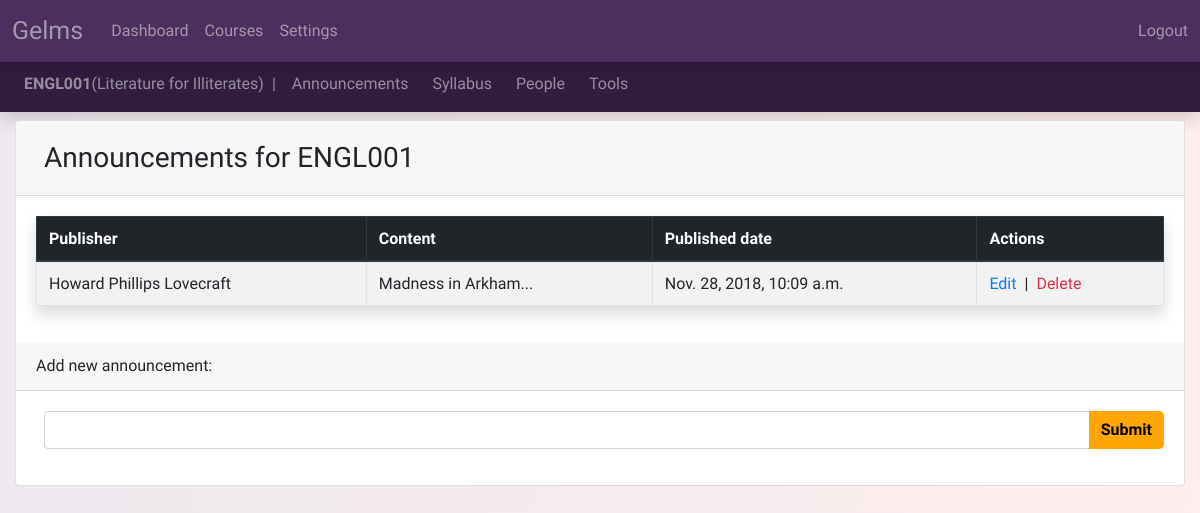
Page /ENGL001/announcements (signed in) on the earlier database version.
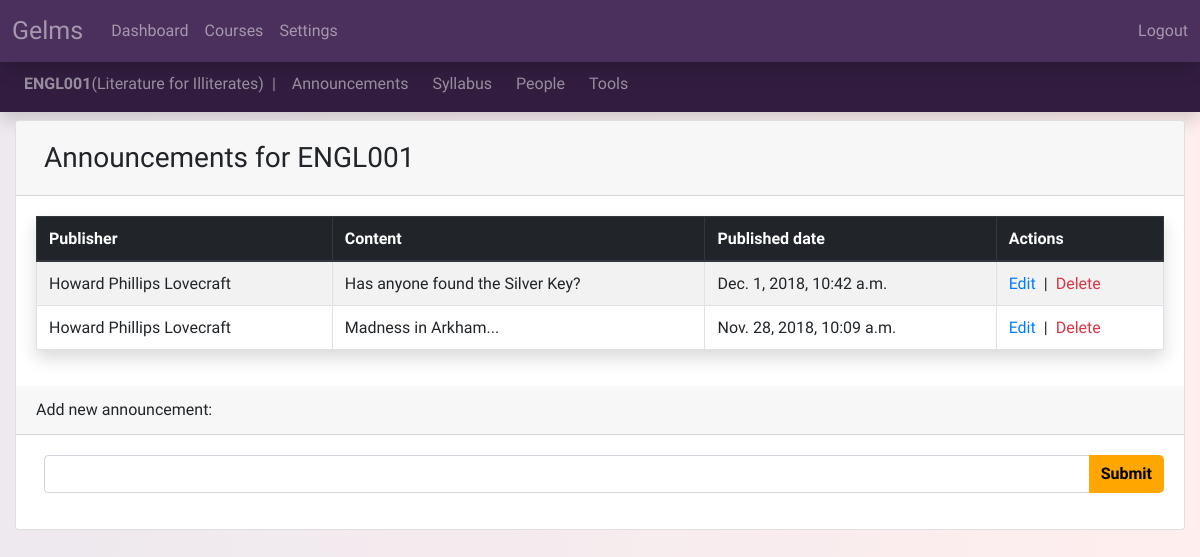
Same page on the later database version.
### announcements/models.py (models this page shows, shortened)
class Announcement(models.Model):
    content = models.CharField(max_length=1000)
    course = models.ForeignKey(Course, related_name='course_announcements', blank=True, on_delete=models.CASCADE)
    publish_date = models.DateTimeField(blank=True,null=True)
    publisher = models.CharField(max_length=100, blank=True)

### announcements/views.py (the view)
# urls.py: path('<course_name>/announcements',AnnouncementView.course_announcements, name = 'announcements'),
    @csrf_exempt
    def course_announcements(request, course_name):
        if request.method == "POST":
            course_ob = get_object_or_404(Course, name=course_name)
            try:
                form = AnnouncementForm(request.POST)
                if form.is_valid():
                    announcement = form.save(commit=False)
                    announcement.course = course_ob
                    announcement.publish_date = datetime.now()
                    announcement.publisher = request.user.first_name + " " + request.user.last_name
                    announcement.save()
                    form = AnnouncementForm()
            except:
                form = AnnouncementForm(request.POST, instance = announcement_edit)
                if form.is_valid():
                    announcement_edit = form.save(commit=False)
                    announcement_edit.publish_date = datetime.now()
                    announcement_edit.save()
        else:
            form = AnnouncementForm()
        form.fields['content'].widget.attrs = {'class':'form-control'}
        course = get_object_or_404(Course, name=course_name)
        def user_is_registered(course=course):
            if course.teachers.filter(uid=request.user.custom_user.uid):
                return True
            if course.graders.filter(uid=request.user.custom_user.uid):
                return True
            if course.students.filter(uid=request.user.custom_user.uid):
                return True
            return False
        return render(request, 'announcements.html', {'course': course,'form':form, 'user_is_registered':user_is_registered})

### announcements/forms.py
class AnnouncementForm(forms.ModelForm):
    class Meta:
        model = Announcement
        fields = ("content",)

### courses/models.py (called while the page is built)
    def get_announcements(self):
        return self.course_announcements.order_by('-publish_date')

### templates/announcements.html (shortened to what this page needs)
{% extends 'base_course.html' %}
{% block content_course %}
<div class="card">
  <div class="card-header">
    <h3 class="mt-2 ml-2">Announcements for {{course.name}}</h3>
  </div>
  <div class="card-body">
  {% if course.course_announcements.all%}
    <table class="table table-striped table-bordered shadow">
      <thead class="thead-dark">
        <tr>
          <th scope = "col md-2">Publisher</th>
          <th scope = "col md-2">Content</th>
          <th scope = "col md-6">Published date</th>
          {% if user.custom_user.status == 'Teacher'%}
          <th scope = "col md-2">Actions</th>
          {% endif %}
        </tr>
      </thead>
        {% for announcement in course.get_announcements%}
          <tr>
            <td>{{announcement.publisher}}</td>
            <td>{{announcement.content}}</td>
            <td>{{announcement.publish_date}}</td>
            {% if user.custom_user.status == 'Teacher'%}
            <td><a href="{% url 'announcement_edit' course.name announcement.id %}" class="text-primary mr-2">Edit</a>|<a href="{% url 'announcement_delete' course.name announcement.id %}" class="text-danger ml-2">Delete</a>
            {% endif %}
          </tr>
          {% endfor %}
      </table>
  {% else %}
    <text class="text-danger ml-2">No new announcements. </text>
  {% endif %}
  </div>
  {% if user.custom_user.status == 'Teacher'%}
    <div class="card-header">
      Add new announcement:
      </div>
      <div class="card-body">
      <form class="ml-2" method="POST">
        <div class="input-group">
        {{form.content}}
          <div class="input-group-append">
            <button class="btn btn-primary" type="submit">Submit</button>
          </div>
        </div>
      </form>
    </div>
  {% endif %}
</div>
{% endblock %}

Differences in the rows shown:
added Announcement: publisher "Howard Phillips Lovecraft", content "Has anyone found the Silver Key?", publish_date "Dec. 1, 2018, 10:42 a.m."
